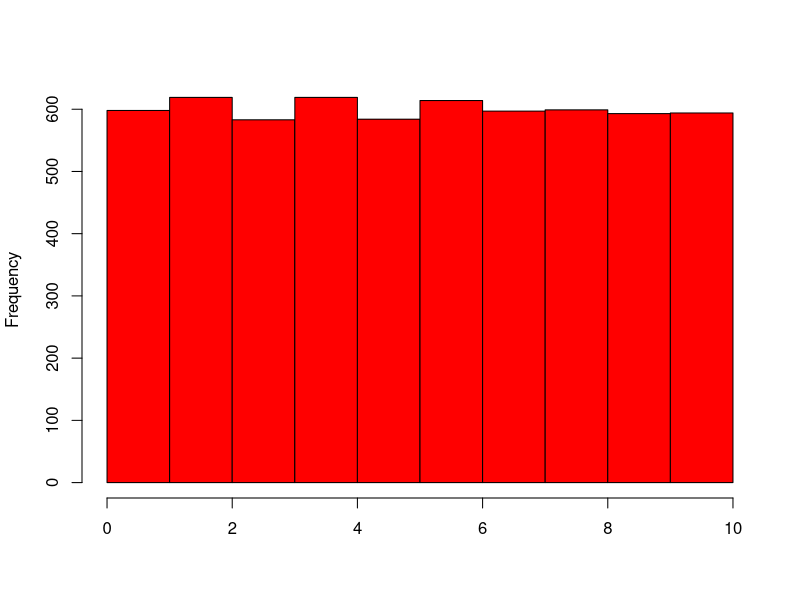
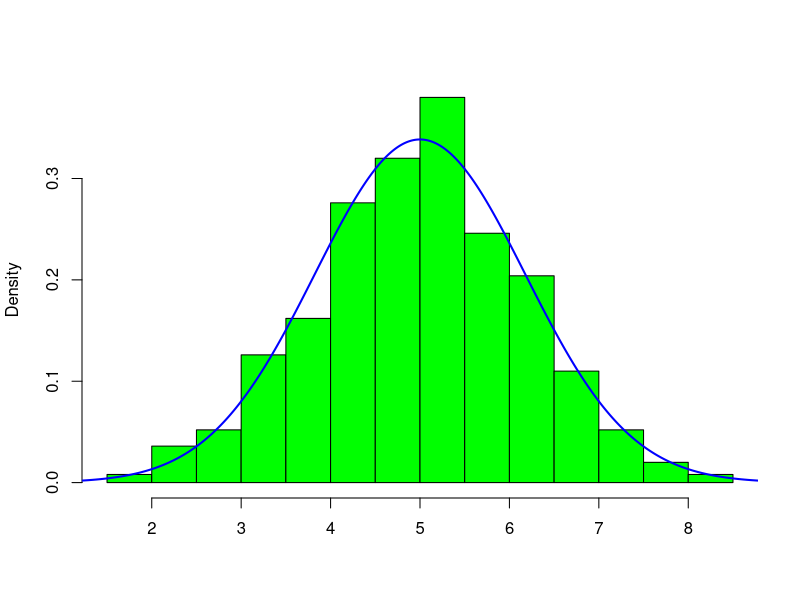
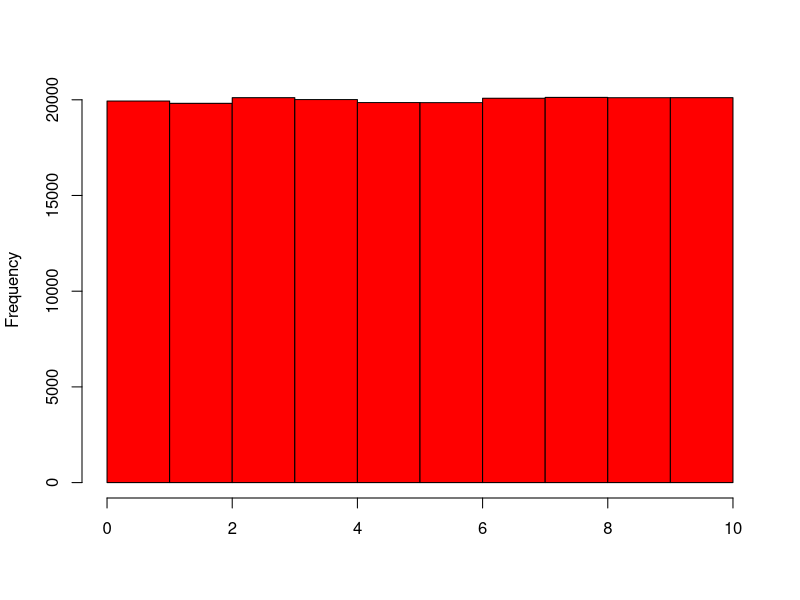
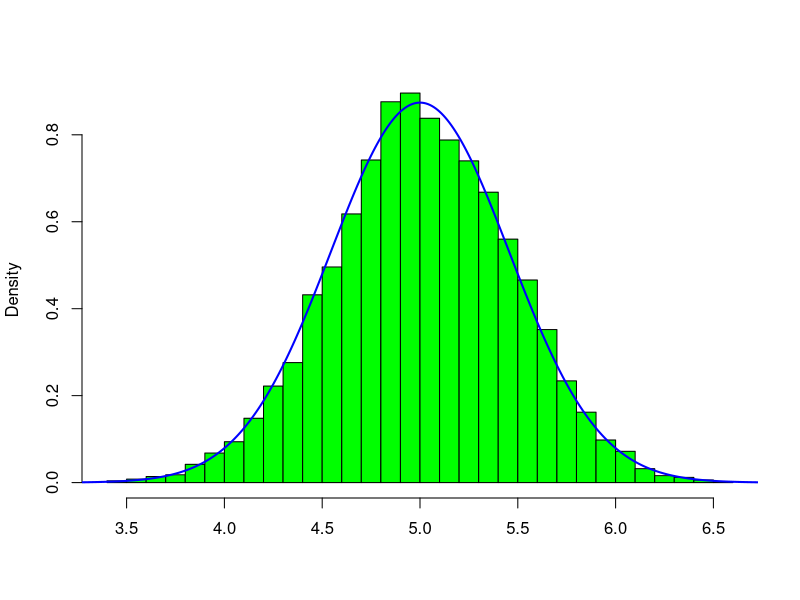
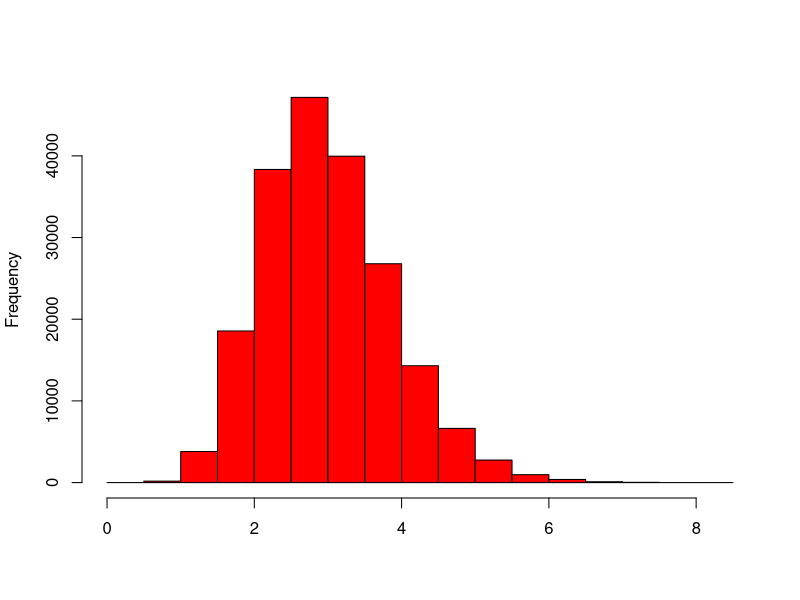
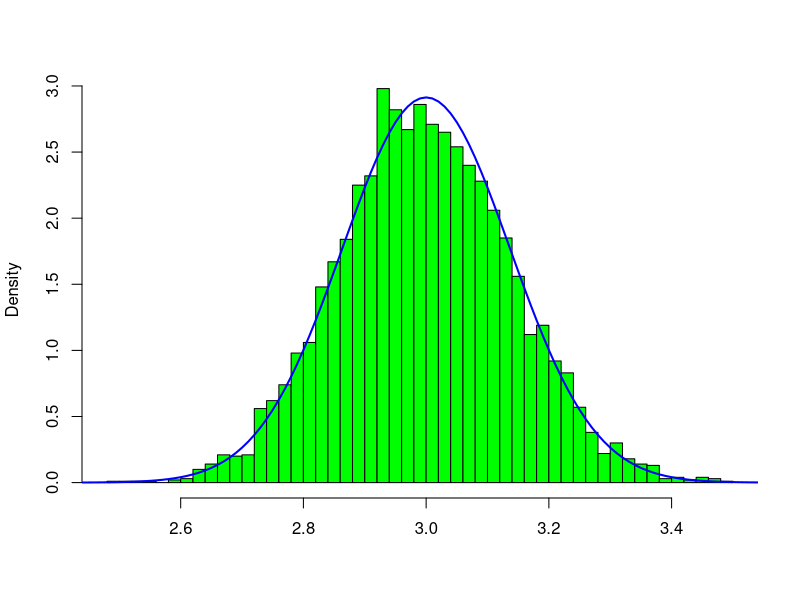

Generate these figures, in order, with R:
#the central limit theorem
unif_data<-runif(6000,min = 0,max = 10)
unif_samples<-matrix(unif_data,ncol=6)
hist(unif_data,main="",xlab="",col='red',breaks = 11)
hist(rowMeans(unif_samples),main="",xlab="",col="green",breaks=21,freq=F)

mean(rowMeans(unif_samples))
sd(rowMeans(unif_samples))

seq(0,10,0.01)->x
lines(x,dnorm(x,mean=5,sd=sqrt(100/72)),col="blue",lwd=2)

#by bigger samples
unif_data=runif(2*100000,min=0,max=10)
unif_samples<-matrix(unif_data,ncol=40)
hist(unif_data,main="",xlab="",col="red",breaks = 11)
y<-hist(rowMeans(unif_samples),plot=F)
x<-seq(0,10,0.01)
hist(rowMeans(unif_samples),
     main = "",xlab = "",col='green',
     breaks = 41,freq=F,
     ylim=c(0,max(dnorm(x,mean=5,sd=sqrt(100/(12*40)))
            ,y$density)))
lines(x,dnorm(x,mean=5,sd=sqrt(100/(12*40))),col="blue",lwd=2)

sd(rowMeans(unif_samples))
sqrt(100/(12*40))      

#by gamma random numbers
gamma_data<-rgamma(2*100000,shape=12,rate=4)
gamma_samples<-matrix(gamma_data,ncol=40)
hist(gamma_data,main = "",xlab="",col="red",breaks=20)
x<-seq(2.4,4,0.01)
y<-hist(rowMeans(gamma_samples),plot=F)
hist(rowMeans(gamma_samples),main="",xlab="",col="green",
     breaks=41,freq=F,
     ylim=c(0,max(
       dnorm(x,mean=3,
             sd=sqrt(
               12/(4*4*40)
             )),y$density
     )))
lines(x,dnorm(
  x,mean=3,sd=sqrt(
    12/(4*4*40)
  )
),col="blue",lwd=2)
     
mean(rowMeans(gamma_samples))
sd(rowMeans(gamma_samples))
sqrt(12/(4*4*40))
